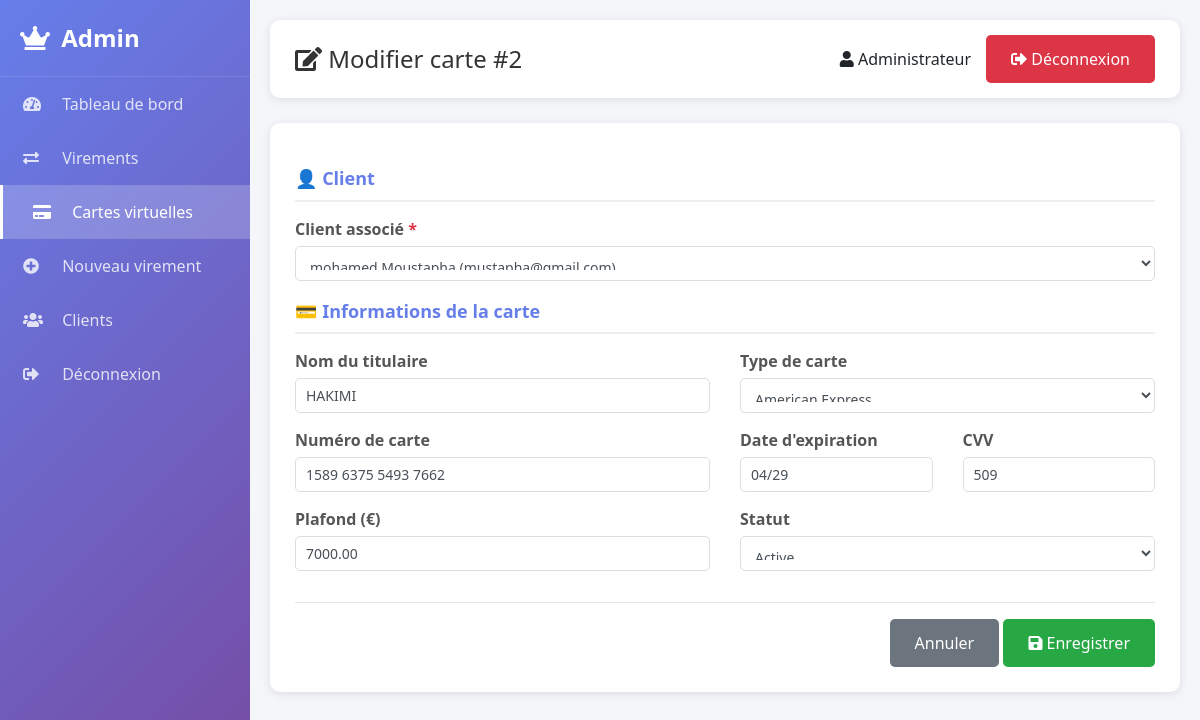
Page /admin-modifier-carte.php?id=2 (signed in) on the committed database.
### tables this page shows
CREATE TABLE IF NOT EXISTS `cartes_virtuelles` (
  `id` int NOT NULL AUTO_INCREMENT,
  `user_id` int NOT NULL,
  `numero_carte` varchar(19) NOT NULL,
  `date_expiration` varchar(7) NOT NULL,
  `cvv` varchar(3) NOT NULL,
  `nom_titulaire` varchar(100) NOT NULL,
  `type_carte` varchar(20) DEFAULT 'Visa',
  `plafond` decimal(10,2) DEFAULT '5000.00',
  `statut` varchar(20) DEFAULT 'active',
  `date_creation` datetime DEFAULT CURRENT_TIMESTAMP,
  PRIMARY KEY (`id`),
  UNIQUE KEY `numero_carte` (`numero_carte`),
  KEY `user_id` (`user_id`)
);

CREATE TABLE IF NOT EXISTS `utilisateurs` (
  `id` int NOT NULL AUTO_INCREMENT,
  `nom` varchar(100) NOT NULL,
  `prenom` varchar(100) NOT NULL,
  `email` varchar(150) NOT NULL,
  `telephone` varchar(20) DEFAULT NULL,
  `mot_de_passe` varchar(255) NOT NULL,
  `date_inscription` timestamp NULL DEFAULT CURRENT_TIMESTAMP,
  `role` varchar(20) DEFAULT 'client',
  `pays` varchar(100) DEFAULT 'USA',
  PRIMARY KEY (`id`),
  UNIQUE KEY `email` (`email`)
);

### admin-modifier-carte.php (the view, shortened to what this page needs)
<?php
require_once 'config.php';
$id = $_GET['id'] ?? 0;
try {
    $stmt = $pdo->prepare("SELECT * FROM cartes_virtuelles WHERE id = ?");
    $stmt->execute([$id]);
    $carte = $stmt->fetch();
} catch (Exception $e) {
    header("Location: admin-cartes.php?error=db");
    exit;
}
try {
    $clients = $pdo->query("SELECT id, nom, prenom, email FROM utilisateurs WHERE role != 'admin' ORDER BY nom, prenom")->fetchAll();
} catch (Exception $e) {
    $clients = [];
}
?>
<!DOCTYPE html>
<html lang="fr">
<head>
    <link rel="stylesheet" href="https://stackpath.bootstrapcdn.com/bootstrap/4.5.2/css/bootstrap.min.css">
    <link rel="stylesheet" href="https://cdnjs.cloudflare.com/ajax/libs/font-awesome/5.15.3/css/all.min.css">
</head>
<body>
    <div class="sidebar" id="sidebar">
        <div class="sidebar-header">
            <span><i class="fas fa-crown"></i> Admin</span>
        </div>
        <nav>
            <a href="admin-dashboard.php"><i class="fas fa-tachometer-alt"></i> Tableau de bord</a>
            <a href="admin-virements.php"><i class="fas fa-exchange-alt"></i> Virements</a>
            <a href="admin-cartes.php" class="active"><i class="fas fa-credit-card"></i> Cartes virtuelles</a>
            <a href="admin-nouveau-virement.php"><i class="fas fa-plus-circle"></i> Nouveau virement</a>
            <a href="admin-clients.php"><i class="fas fa-users"></i> Clients</a>
            <a href="logout.php"><i class="fas fa-sign-out-alt"></i> Déconnexion</a>
        </nav>
    </div>
    <div class="main-content">
        <div class="admin-header">
            <h2><i class="fas fa-edit"></i> Modifier carte #<?= $id ?></h2>
            <div class="user-info">
                <span><i class="fas fa-user"></i> <?= htmlspecialchars(($_SESSION['user_prenom'] ?? '') . ' ' . ($_SESSION['user_nom'] ?? '')) ?></span>
                <a href="logout.php" class="btn btn-danger btn-sm"><i class="fas fa-sign-out-alt"></i> Déconnexion</a>
            </div>
        </div>
        <div class="form-card">
            <form method="POST">
                <h4 class="section-title">👤 Client</h4>
                <div class="form-group">
                    <label>Client associé <span class="text-danger">*</span></label>
                    <select name="user_id" class="form-control" required>
                        <?php foreach ($clients as $client): ?>
                            <option value="<?= $client['id'] ?>" <?= $client['id'] == $carte['user_id'] ? 'selected' : '' ?>>
                                <?= htmlspecialchars($client['prenom'] . ' ' . $client['nom'] . ' (' . $client['email'] . ')') ?>
                            </option>
                        <?php endforeach; ?>
                    </select>
                </div>
                <h4 class="section-title">💳 Informations de la carte</h4>
                <div class="row">
                    <div class="col-md-6">
                        <div class="form-group">
                            <label>Nom du titulaire</label>
                            <input type="text" name="nom_titulaire" class="form-control" value="<?= htmlspecialchars($carte['nom_titulaire']) ?>" required>
                        </div>
                    </div>
                    <div class="col-md-6">
                        <div class="form-group">
                            <label>Type de carte</label>
                            <select name="type_carte" class="form-control">
                                <option value="American Express" <?= $carte['type_carte'] == 'American Express' ? 'selected' : '' ?>>American Express</option>
                            </select>
                        </div>
                    </div>
                </div>
                <div class="row">
                    <div class="col-md-6">
                        <div class="form-group">
                            <label>Numéro de carte</label>
                            <input type="text" name="numero_carte" class="form-control" value="<?= htmlspecialchars($carte['numero_carte']) ?>" required>
                        </div>
                    </div>
                    <div class="col-md-3">
                        <div class="form-group">
                            <label>Date d'expiration</label>
                            <input type="text" name="date_expiration" class="form-control" value="<?= $carte['date_expiration'] ?>" required>
                        </div>
                    </div>
                    <div class="col-md-3">
                        <div class="form-group">
                            <label>CVV</label>
                            <input type="text" name="cvv" class="form-control" value="<?= $carte['cvv'] ?>" required maxlength="3">
                        </div>
                    </div>
                </div>
                <div class="row">
                    <div class="col-md-6">
                        <div class="form-group">
                            <label>Plafond (€)</label>
                            <input type="number" step="0.01" name="plafond" class="form-control" value="<?= $carte['plafond'] ?>" required>
                        </div>
                    </div>
                    <div class="col-md-6">
                        <div class="form-group">
                            <label>Statut</label>
                            <select name="statut" class="form-control">
                                <option value="active" <?= $carte['statut'] == 'active' ? 'selected' : '' ?>>Active</option>
                            </select>
                        </div>
                    </div>
                </div>
                <hr>
                <div class="text-right">
                    <a href="admin-cartes.php" class="btn btn-secondary">Annuler</a>
                    <button type="submit" class="btn btn-success"><i class="fas fa-save"></i> Enregistrer</button>
                </div>
            </form>
        </div>
    </div>
</body>
</html>

### admin-modifier-carte.php (style rules this page uses)
* { margin: 0; padding: 0; box-sizing: border-box; }
body { background-color: #f4f6f9; font-family: 'Segoe UI', Tahoma, Geneva, Verdana, sans-serif; }
.sidebar { min-height: 100vh; background: linear-gradient(135deg, #667eea 0%, #764ba2 100%); color: white; position: fixed; width: 250px; transition: all 0.3s; z-index: 1000; }
.sidebar-header { padding: 20px; font-size: 24px; font-weight: bold; border-bottom: 1px solid rgba(255,255,255,0.1); display: flex; justify-content: space-between; align-items: center; }
.sidebar a { color: rgba(255,255,255,0.8); text-decoration: none; padding: 15px 20px; display: block; transition: all 0.3s; border-left: 3px solid transparent; }
.sidebar a:hover, .sidebar a.active { background: rgba(255,255,255,0.2); color: white; padding-left: 30px; border-left: 3px solid white; }
.sidebar i { width: 25px; margin-right: 10px; }
.main-content { margin-left: 250px; padding: 20px; transition: all 0.3s; }
.admin-header { background: white; padding: 15px 25px; border-radius: 10px; box-shadow: 0 2px 10px rgba(0,0,0,0.1); margin-bottom: 25px; display: flex; justify-content: space-between; align-items: center; flex-wrap: wrap; gap: 15px; }
.admin-header h2 { margin: 0; font-size: 1.5rem; color: #333; }
.user-info { display: flex; align-items: center; gap: 15px; flex-wrap: wrap; }
.form-card { background: white; border-radius: 10px; padding: 25px; box-shadow: 0 2px 10px rgba(0,0,0,0.1); }
.section-title { color: #667eea; font-size: 18px; font-weight: bold; margin: 20px 0 15px; padding-bottom: 10px; border-bottom: 2px solid #eee; }
.form-group { margin-bottom: 15px; }
.form-group label { font-weight: 600; color: #555; margin-bottom: 5px; display: block; }
.form-control { width: 100%; padding: 10px; border: 1px solid #ddd; border-radius: 5px; font-size: 14px; }
.btn { padding: 12px 25px; border: none; border-radius: 5px; cursor: pointer; font-size: 1rem; text-decoration: none; display: inline-block; }
.btn-success { background: #28a745; color: white; }
.btn-secondary { background: #6c757d; color: white; }

### rows in the picture
cartes_virtuelles: user_id "mohamed Moustapha (mustapha@gmail.com)", nom_titulaire "HAKIMI", type_carte "American Express", numero_carte "1589 6375 5493 7662", date_expiration "04/29", cvv "509", plafond "7000.00", statut "Active"

### other values in the picture
$id "2"
